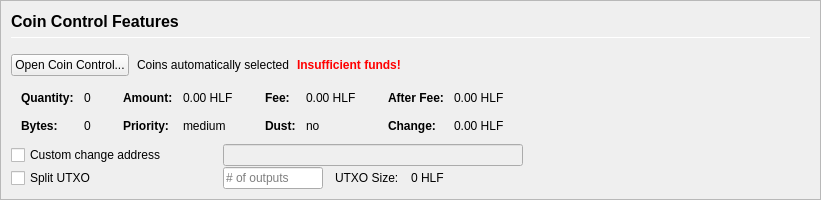
         <widget class="QFrame" name="frameCoinControl">
          <property name="sizePolicy">
           <sizepolicy hsizetype="Expanding" vsizetype="Expanding">
            <horstretch>0</horstretch>
            <verstretch>0</verstretch>
           </sizepolicy>
          </property>
          <property name="maximumSize">
           <size>
            <width>16777215</width>
            <height>16777215</height>
           </size>
          </property>
          <property name="frameShape">
           <enum>QFrame::StyledPanel</enum>
          </property>
          <property name="frameShadow">
           <enum>QFrame::Sunken</enum>
          </property>
          <layout class="QVBoxLayout" name="verticalLayoutCoinControl2">
           <property name="spacing">
            <number>0</number>
           </property>
           <property name="leftMargin">
            <number>0</number>
           </property>
           <property name="topMargin">
            <number>0</number>
           </property>
           <property name="rightMargin">
            <number>0</number>
           </property>
           <property name="bottomMargin">
            <number>0</number>
           </property>
           <item>
            <widget class="QFrame" name="frameCoinControl_BG">
             <layout class="QVBoxLayout" name="verticalLayoutCoinControl" stretch="0,0,0,0,0,0">
              <property name="spacing">
               <number>1</number>
              </property>
              <property name="leftMargin">
               <number>10</number>
              </property>
              <property name="topMargin">
               <number>10</number>
              </property>
              <item>
               <layout class="QHBoxLayout" name="horizontalLayoutCoinControl1">
                <property name="bottomMargin">
                 <number>15</number>
                </property>
                <item>
                 <layout class="QVBoxLayout" name="verticalLayout_3">
                  <property name="spacing">
                   <number>6</number>
                  </property>
                  <item>
                   <widget class="QLabel" name="labelCoinControlFeatures">
                    <property name="sizePolicy">
                     <sizepolicy hsizetype="Preferred" vsizetype="Maximum">
                      <horstretch>0</horstretch>
                      <verstretch>0</verstretch>
                     </sizepolicy>
                    </property>
                    <property name="minimumSize">
                     <size>
                      <width>0</width>
                      <height>20</height>
                     </size>
                    </property>
                    <property name="font">
                     <font>
                      <pointsize>12</pointsize>
                      <weight>75</weight>
                      <bold>true</bold>
                     </font>
                    </property>
                    <property name="styleSheet">
                     <string notr="true">font-weight:bold;</string>
                    </property>
                    <property name="text">
                     <string>Coin Control Features</string>
                    </property>
                   </widget>
                  </item>
                  <item>
                   <widget class="Line" name="line">
                    <property name="minimumSize">
                     <size>
                      <width>0</width>
                      <height>1</height>
                     </size>
                    </property>
                    <property name="maximumSize">
                     <size>
                      <width>16777215</width>
                      <height>1</height>
                     </size>
                    </property>
                    <property name="orientation">
                     <enum>Qt::Horizontal</enum>
                    </property>
                   </widget>
                  </item>
                 </layout>
                </item>
               </layout>
              </item>
              <item>
               <layout class="QHBoxLayout" name="horizontalLayoutCoinControl2" stretch="0,0,0,0">
                <property name="spacing">
                 <number>8</number>
                </property>
                <property name="bottomMargin">
                 <number>10</number>
                </property>
                <item>
                 <widget class="QPushButton" name="pushButtonCoinControl">
                  <property name="styleSheet">
                   <string notr="true"/>
                  </property>
                  <property name="text">
                   <string>Open Coin Control...</string>
                  </property>
                  <property name="autoDefault">
                   <bool>false</bool>
                  </property>
                 </widget>
                </item>
                <item>
                 <widget class="QLabel" name="labelCoinControlAutomaticallySelected">
                  <property name="text">
                   <string>Coins automatically selected</string>
                  </property>
                  <property name="margin">
                   <number>5</number>
                  </property>
                 </widget>
                </item>
                <item>
                 <widget class="QLabel" name="labelCoinControlInsuffFunds">
                  <property name="font">
                   <font>
                    <weight>75</weight>
                    <bold>true</bold>
                   </font>
                  </property>
                  <property name="styleSheet">
                   <string notr="true">color:red;font-weight:bold;</string>
                  </property>
                  <property name="text">
                   <string>Insufficient funds!</string>
                  </property>
                  <property name="margin">
                   <number>5</number>
                  </property>
                 </widget>
                </item>
                <item>
                 <spacer name="horizontalSpacerCoinControl">
                  <property name="orientation">
                   <enum>Qt::Horizontal</enum>
                  </property>
                  <property name="sizeHint" stdset="0">
                   <size>
                    <width>40</width>
                    <height>1</height>
                   </size>
                  </property>
                 </spacer>
                </item>
               </layout>
              </item>
              <item>
               <widget class="QWidget" name="widgetCoinControl" native="true">
                <property name="sizePolicy">
                 <sizepolicy hsizetype="Preferred" vsizetype="Preferred">
                  <horstretch>0</horstretch>
                  <verstretch>0</verstretch>
                 </sizepolicy>
                </property>
                <property name="minimumSize">
                 <size>
                  <width>0</width>
                  <height>0</height>
                 </size>
                </property>
                <property name="styleSheet">
                 <string notr="true"/>
                </property>
                <layout class="QHBoxLayout" name="horizontalLayoutCoinControl5">
                 <property name="leftMargin">
                  <number>0</number>
                 </property>
                 <property name="topMargin">
                  <number>0</number>
                 </property>
                 <property name="rightMargin">
                  <number>0</number>
                 </property>
                 <property name="bottomMargin">
                  <number>0</number>
                 </property>
                 <item>
                  <layout class="QHBoxLayout" name="horizontalLayoutCoinControl3" stretch="0,0,0,1">
                   <property name="spacing">
                    <number>20</number>
                   </property>
                   <property name="topMargin">
                    <number>0</number>
                   </property>
                   <property name="bottomMargin">
                    <number>10</number>
                   </property>
                   <item>
                    <layout class="QFormLayout" name="formLayoutCoinControl1">
                     <property name="horizontalSpacing">
                      <number>10</number>
                     </property>
                     <property name="verticalSpacing">
                      <number>14</number>
                     </property>
                     <property name="leftMargin">
                      <number>10</number>
                     </property>
                     <property name="topMargin">
                      <number>4</number>
                     </property>
                     <property name="rightMargin">
                      <number>6</number>
                     </property>
                     <item row="0" column="0">
                      <widget class="QLabel" name="labelCoinControlQuantityText">
                       <property name="font">
                        <font>
                         <weight>75</weight>
                         <bold>true</bold>
                        </font>
                       </property>
                       <property name="text">
                        <string>Quantity:</string>
                       </property>
                       <property name="margin">
                        <number>0</number>
                       </property>
                      </widget>
                     </item>
                     <item row="0" column="1">
                      <widget class="QLabel" name="labelCoinControlQuantity">
                       <property name="cursor">
                        <cursorShape>IBeamCursor</cursorShape>
                       </property>
                       <property name="contextMenuPolicy">
                        <enum>Qt::ActionsContextMenu</enum>
                       </property>
                       <property name="text">
                        <string notr="true">0</string>
                       </property>
                       <property name="margin">
                        <number>0</number>
                       </property>
                       <property name="textInteractionFlags">
                        <set>Qt::LinksAccessibleByMouse|Qt::TextSelectableByKeyboard|Qt::TextSelectableByMouse</set>
                       </property>
                      </widget>
                     </item>
                     <item row="1" column="0">
                      <widget class="QLabel" name="labelCoinControlBytesText">
                       <property name="font">
                        <font>
                         <weight>75</weight>
                         <bold>true</bold>
                        </font>
                       </property>
                       <property name="text">
                        <string>Bytes:</string>
                       </property>
                      </widget>
                     </item>
                     <item row="1" column="1">
                      <widget class="QLabel" name="labelCoinControlBytes">
                       <property name="cursor">
                        <cursorShape>IBeamCursor</cursorShape>
                       </property>
                       <property name="contextMenuPolicy">
                        <enum>Qt::ActionsContextMenu</enum>
                       </property>
                       <property name="text">
                        <string notr="true">0</string>
                       </property>
                       <property name="textInteractionFlags">
                        <set>Qt::LinksAccessibleByMouse|Qt::TextSelectableByKeyboard|Qt::TextSelectableByMouse</set>
                       </property>
                      </widget>
                     </item>
                    </layout>
                   </item>
                   <item>
                    <layout class="QFormLayout" name="formLayoutCoinControl2">
                     <property name="horizontalSpacing">
                      <number>10</number>
                     </property>
                     <property name="verticalSpacing">
                      <number>14</number>
                     </property>
                     <property name="leftMargin">
                      <number>6</number>
                     </property>
                     <property name="topMargin">
                      <number>4</number>
                     </property>
                     <property name="rightMargin">
                      <number>6</number>
                     </property>
                     <item row="0" column="0">
                      <widget class="QLabel" name="labelCoinControlAmountText">
                       <property name="font">
                        <font>
                         <weight>75</weight>
                         <bold>true</bold>
                        </font>
                       </property>
                       <property name="text">
                        <string>Amount:</string>
                       </property>
                       <property name="margin">
                        <number>0</number>
                       </property>
                      </widget>
                     </item>
                     <item row="0" column="1">
                      <widget class="QLabel" name="labelCoinControlAmount">
                       <property name="cursor">
                        <cursorShape>IBeamCursor</cursorShape>
                       </property>
                       <property name="contextMenuPolicy">
                        <enum>Qt::ActionsContextMenu</enum>
                       </property>
                       <property name="text">
                        <string notr="true">0.00 HLF</string>
                       </property>
                       <property name="textInteractionFlags">
                        <set>Qt::LinksAccessibleByMouse|Qt::TextSelectableByKeyboard|Qt::TextSelectableByMouse</set>
                       </property>
                      </widget>
                     </item>
                     <item row="1" column="0">
                      <widget class="QLabel" name="labelCoinControlPriorityText">
                       <property name="font">
                        <font>
                         <weight>75</weight>
                         <bold>true</bold>
                        </font>
                       </property>
                       <property name="text">
                        <string>Priority:</string>
                       </property>
                      </widget>
                     </item>
                     <item row="1" column="1">
                      <widget class="QLabel" name="labelCoinControlPriority">
                       <property name="cursor">
                        <cursorShape>IBeamCursor</cursorShape>
                       </property>
                       <property name="contextMenuPolicy">
                        <enum>Qt::ActionsContextMenu</enum>
                       </property>
                       <property name="text">
                        <string>medium</string>
                       </property>
                       <property name="textInteractionFlags">
                        <set>Qt::LinksAccessibleByMouse|Qt::TextSelectableByKeyboard|Qt::TextSelectableByMouse</set>
                       </property>
                      </widget>
                     </item>
                    </layout>
                   </item>
                   <item>
                    <layout class="QFormLayout" name="formLayoutCoinControl3">
                     <property name="horizontalSpacing">
                      <number>10</number>
                     </property>
                     <property name="verticalSpacing">
                      <number>14</number>
                     </property>
                     <property name="leftMargin">
                      <number>6</number>
                     </property>
                     <property name="topMargin">
                      <number>4</number>
                     </property>
                     <property name="rightMargin">
                      <number>6</number>
                     </property>
                     <item row="0" column="0">
                      <widget class="QLabel" name="labelCoinControlFeeText">
                       <property name="font">
                        <font>
                         <weight>75</weight>
                         <bold>true</bold>
                        </font>
                       </property>
                       <property name="text">
                        <string>Fee:</string>
                       </property>
                       <property name="margin">
                        <number>0</number>
                       </property>
                      </widget>
                     </item>
                     <item row="0" column="1">
                      <widget class="QLabel" name="labelCoinControlFee">
                       <property name="cursor">
                        <cursorShape>IBeamCursor</cursorShape>
                       </property>
                       <property name="contextMenuPolicy">
                        <enum>Qt::ActionsContextMenu</enum>
                       </property>
                       <property name="text">
                        <string notr="true">0.00 HLF</string>
                       </property>
                       <property name="textInteractionFlags">
                        <set>Qt::LinksAccessibleByMouse|Qt::TextSelectableByKeyboard|Qt::TextSelectableByMouse</set>
                       </property>
                      </widget>
                     </item>
                     <item row="1" column="0">
                      <widget class="QLabel" name="labelCoinControlLowOutputText">
                       <property name="font">
                        <font>
                         <weight>75</weight>
                         <bold>true</bold>
                        </font>
                       </property>
                       <property name="text">
                        <string>Dust:</string>
                       </property>
                      </widget>
                     </item>
                     <item row="1" column="1">
                      <widget class="QLabel" name="labelCoinControlLowOutput">
                       <property name="cursor">
                        <cursorShape>IBeamCursor</cursorShape>
                       </property>
                       <property name="contextMenuPolicy">
                        <enum>Qt::ActionsContextMenu</enum>
                       </property>
                       <property name="text">
                        <string>no</string>
                       </property>
                       <property name="textInteractionFlags">
                        <set>Qt::LinksAccessibleByMouse|Qt::TextSelectableByKeyboard|Qt::TextSelectableByMouse</set>
                       </property>
                      </widget>
                     </item>
                    </layout>
                   </item>
                   <item>
                    <layout class="QFormLayout" name="formLayoutCoinControl4">
                     <property name="horizontalSpacing">
                      <number>10</number>
                     </property>
                     <property name="verticalSpacing">
                      <number>14</number>
                     </property>
                     <property name="leftMargin">
                      <number>6</number>
                     </property>
                     <property name="topMargin">
                      <number>4</number>
                     </property>
                     <property name="rightMargin">
                      <number>6</number>
                     </property>
                     <item row="0" column="0">
                      <widget class="QLabel" name="labelCoinControlAfterFeeText">
                       <property name="font">
                        <font>
                         <weight>75</weight>
                         <bold>true</bold>
                        </font>
                       </property>
                       <property name="text">
                        <string>After Fee:</string>
                       </property>
                       <property name="margin">
                        <number>0</number>
                       </property>
                      </widget>
                     </item>
                     <item row="0" column="1">
                      <widget class="QLabel" name="labelCoinControlAfterFee">
                       <property name="cursor">
                        <cursorShape>IBeamCursor</cursorShape>
                       </property>
                       <property name="contextMenuPolicy">
                        <enum>Qt::ActionsContextMenu</enum>
                       </property>
                       <property name="text">
                        <string notr="true">0.00 HLF</string>
                       </property>
                       <property name="textInteractionFlags">
                        <set>Qt::LinksAccessibleByMouse|Qt::TextSelectableByKeyboard|Qt::TextSelectableByMouse</set>
                       </property>
                      </widget>
                     </item>
                     <item row="1" column="0">
                      <widget class="QLabel" name="labelCoinControlChangeText">
                       <property name="font">
                        <font>
                         <weight>75</weight>
                         <bold>true</bold>
                        </font>
                       </property>
                       <property name="text">
                        <string>Change:</string>
                       </property>
                      </widget>
                     </item>
                     <item row="1" column="1">
                      <widget class="QLabel" name="labelCoinControlChange">
                       <property name="cursor">
                        <cursorShape>IBeamCursor</cursorShape>
                       </property>
                       <property name="contextMenuPolicy">
                        <enum>Qt::ActionsContextMenu</enum>
                       </property>
                       <property name="text">
                        <string notr="true">0.00 HLF</string>
                       </property>
                       <property name="textInteractionFlags">
                        <set>Qt::LinksAccessibleByMouse|Qt::TextSelectableByKeyboard|Qt::TextSelectableByMouse</set>
                       </property>
                      </widget>
                     </item>
                    </layout>
                   </item>
                  </layout>
                 </item>
                </layout>
               </widget>
              </item>
              <item>
               <layout class="QHBoxLayout" name="horizontalLayoutCoinControl4">
                <property name="spacing">
                 <number>12</number>
                </property>
                <property name="sizeConstraint">
                 <enum>QLayout::SetDefaultConstraint</enum>
                </property>
                <property name="topMargin">
                 <number>0</number>
                </property>
                <property name="rightMargin">
                 <number>0</number>
                </property>
                <item>
                 <widget class="QCheckBox" name="checkBoxCoinControlChange">
                  <property name="sizePolicy">
                   <sizepolicy hsizetype="Preferred" vsizetype="Preferred">
                    <horstretch>0</horstretch>
                    <verstretch>0</verstretch>
                   </sizepolicy>
                  </property>
                  <property name="minimumSize">
                   <size>
                    <width>200</width>
                    <height>0</height>
                   </size>
                  </property>
                  <property name="maximumSize">
                   <size>
                    <width>200</width>
                    <height>16777215</height>
                   </size>
                  </property>
                  <property name="toolTip">
                   <string>If this is activated, but the change address is empty or invalid, change will be sent to a newly generated address.</string>
                  </property>
                  <property name="text">
                   <string>Custom change address</string>
                  </property>
                 </widget>
                </item>
                <item>
                 <widget class="QValidatedLineEdit" name="lineEditCoinControlChange">
                  <property name="enabled">
                   <bool>false</bool>
                  </property>
                  <property name="sizePolicy">
                   <sizepolicy hsizetype="Preferred" vsizetype="Preferred">
                    <horstretch>0</horstretch>
                    <verstretch>0</verstretch>
                   </sizepolicy>
                  </property>
                  <property name="minimumSize">
                   <size>
                    <width>300</width>
                    <height>0</height>
                   </size>
                  </property>
                 </widget>
                </item>
                <item>
                 <widget class="QLabel" name="labelCoinControlChangeLabel">
                  <property name="sizePolicy">
                   <sizepolicy hsizetype="Preferred" vsizetype="Preferred">
                    <horstretch>0</horstretch>
                    <verstretch>0</verstretch>
                   </sizepolicy>
                  </property>
                  <property name="minimumSize">
                   <size>
                    <width>100</width>
                    <height>0</height>
                   </size>
                  </property>
                  <property name="text">
                   <string/>
                  </property>
                  <property name="margin">
                   <number>3</number>
                  </property>
                 </widget>
                </item>
               </layout>
              </item>
              <item>
               <layout class="QHBoxLayout" name="horizontalLayoutCoinControl6">
                <property name="spacing">
                 <number>12</number>
                </property>
                <property name="rightMargin">
                 <number>0</number>
                </property>
                <item>
                 <widget class="QCheckBox" name="splitBlockCheckBox">
                  <property name="sizePolicy">
                   <sizepolicy hsizetype="Preferred" vsizetype="Preferred">
                    <horstretch>0</horstretch>
                    <verstretch>0</verstretch>
                   </sizepolicy>
                  </property>
                  <property name="minimumSize">
                   <size>
                    <width>200</width>
                    <height>0</height>
                   </size>
                  </property>
                  <property name="maximumSize">
                   <size>
                    <width>200</width>
                    <height>16777215</height>
                   </size>
                  </property>
                  <property name="text">
                   <string>Split UTXO</string>
                  </property>
                 </widget>
                </item>
                <item>
                 <widget class="QLineEdit" name="splitBlockLineEdit">
                  <property name="sizePolicy">
                   <sizepolicy hsizetype="Preferred" vsizetype="Preferred">
                    <horstretch>50</horstretch>
                    <verstretch>0</verstretch>
                   </sizepolicy>
                  </property>
                  <property name="minimumSize">
                   <size>
                    <width>100</width>
                    <height>0</height>
                   </size>
                  </property>
                  <property name="maximumSize">
                   <size>
                    <width>100</width>
                    <height>16777215</height>
                   </size>
                  </property>
                  <property name="placeholderText">
                   <string># of outputs</string>
                  </property>
                 </widget>
                </item>
                <item>
                 <widget class="QLabel" name="labelBlockSizeText">
                  <property name="text">
                   <string>UTXO Size:</string>
                  </property>
                 </widget>
                </item>
                <item>
                 <widget class="QLabel" name="labelBlockSize">
                  <property name="text">
                   <string>0 HLF</string>
                  </property>
                 </widget>
                </item>
                <item>
                 <spacer name="horizontalSpacer_7">
                  <property name="orientation">
                   <enum>Qt::Horizontal</enum>
                  </property>
                  <property name="sizeHint" stdset="0">
                   <size>
                    <width>40</width>
                    <height>20</height>
                   </size>
                  </property>
                 </spacer>
                </item>
               </layout>
              </item>
              <item>
               <spacer name="verticalSpacerCoinControl">
                <property name="orientation">
                 <enum>Qt::Vertical</enum>
                </property>
                <property name="sizeHint" stdset="0">
                 <size>
                  <width>800</width>
                  <height>1</height>
                 </size>
                </property>
               </spacer>
              </item>
             </layout>
            </widget>
           </item>
          </layout>
         </widget>
